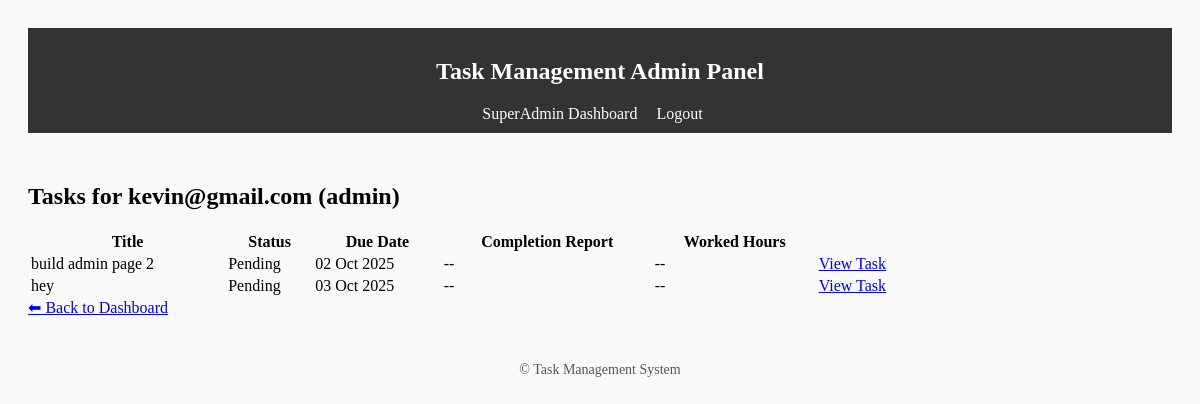
Page /panel/superadmin/user/4/ (signed in) on the earlier database version.
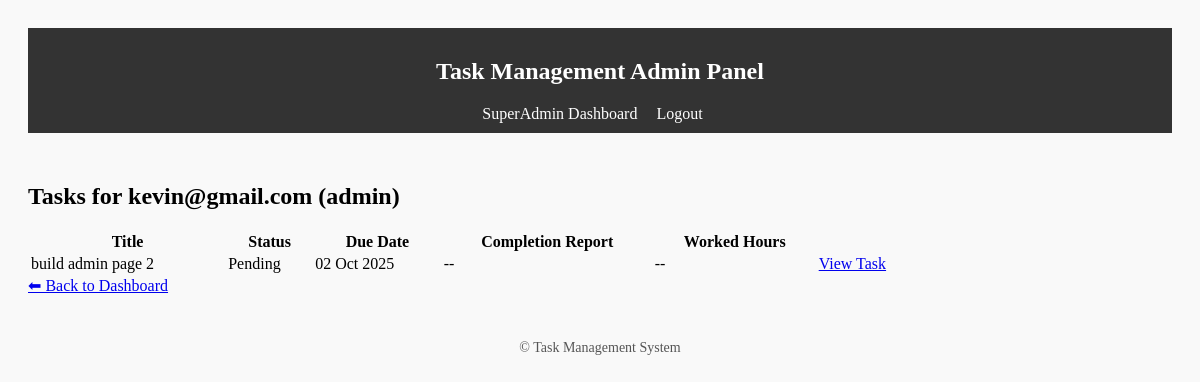
Same page on the later database version.
### tasks/models.py (models this page shows, shortened)
class Task(models.Model):
    STATUS_CHOICES = (
        ('pending', 'Pending'),
        ('in_progress', 'In Progress'),
        ('completed', 'Completed'),
    )
    title = models.CharField(max_length=255)
    description = models.TextField(blank=True)
    assigned_admin = models.ForeignKey(
        settings.AUTH_USER_MODEL,
        null=True,
        blank=True,
        on_delete=models.SET_NULL,
        limit_choices_to={'role': 'admin'},
        related_name='admin_tasks'
    )
    assigned_to = models.ForeignKey(
        settings.AUTH_USER_MODEL,
        on_delete=models.CASCADE,
        related_name='tasks',
        limit_choices_to={'role': 'user'},null=True, blank=True)
    due_date = models.DateField(null=True, blank=True)
    status = models.CharField(max_length=20, choices=STATUS_CHOICES, default='pending')
    completion_report = models.TextField(blank=True, null=True)
    worked_hours = models.DecimalField(max_digits=6, decimal_places=2, null=True, blank=True)
    created_at = models.DateTimeField(auto_now_add=True)
    updated_at = models.DateTimeField(auto_now=True)

### admin_panel/views.py (the view)
# urls.py: path("superadmin/user/<int:user_id>/", views.superadmin_user_detail, name="superadmin_user_detail"),
@login_required
def superadmin_user_detail(request, user_id):
    if request.user.role != "superadmin":
        return HttpResponseForbidden("Forbidden")
    user = get_object_or_404(CustomUser, id=user_id)
    tasks = Task.objects.filter(assigned_to=user)
    return render(request, "admin_panel/superadmin_user_detail.html", {
        "user_obj": user,
        "tasks": tasks
    })

### admin_panel/templates/admin_panel/superadmin_user_detail.html
{% extends "admin_panel/base.html" %}
{% block content %}
<div class="container" style="max-width: 900px; margin-top: 50px;">
    <h2 class="mb-4 text-center">Tasks for {{ user_obj.email }} ({{ user_obj.role }})</h2>
    <table class="table table-bordered table-striped table-hover">
        <thead class="thead-dark">
            <tr>
                <th>Title</th>
                <th>Status</th>
                <th>Due Date</th>
                <th>Completion Report</th>
                <th>Worked Hours</th>
            </tr>
        </thead>
        <tbody>
            {% for task in tasks %}
            <tr>
                <td>{{ task.title }}</td>
                <td>{{ task.get_status_display }}</td>
                <td>{{ task.due_date|date:"d M Y" }}</td>
                <td>{{ task.completion_report|default:"--" }}</td>
                <td>{{ task.worked_hours|default:"--" }}</td>
                <td>      <a href="{% url 'superadmin_task_detail' task.id %}">View Task</a></td>
            </tr>
            {% empty %}
            <tr>
                <td colspan="5" class="text-center">No tasks assigned.</td>
            </tr>
            {% endfor %}
        </tbody>
    </table>
    <div class="mt-3">
        <a href="{% url 'superadmin_dashboard' %}" class="btn btn-secondary">⬅ Back to Dashboard</a>
    </div>
</div>
{% endblock %}

Differences in the rows shown:
removed Task: title "hey", status "Pending", due_date "03 Oct 2025", completion_report "--", worked_hours "--"
